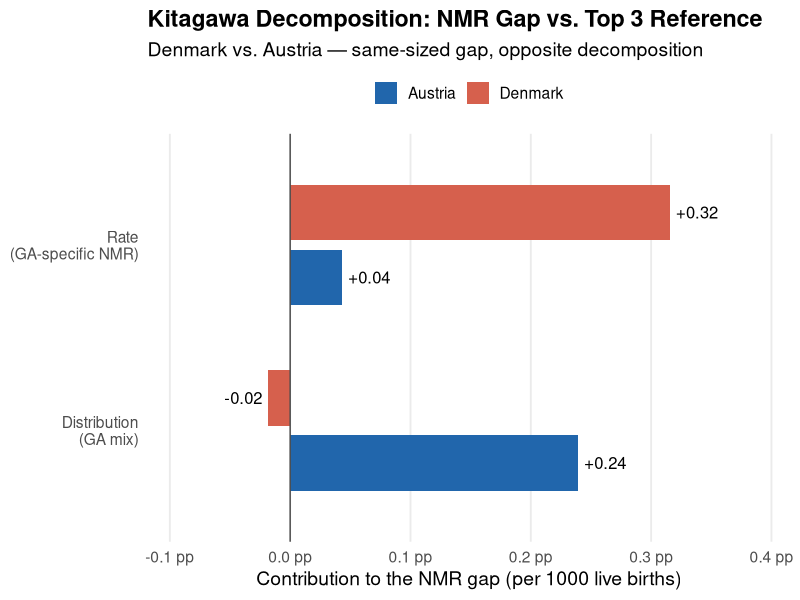
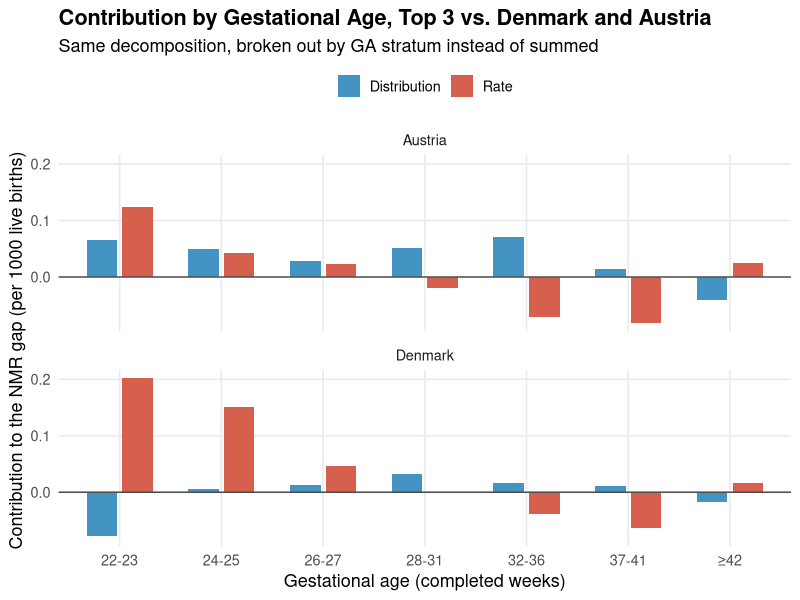

These figures' R source, in order: (Note: this script raises an error after producing the figures.)
# =============================================================================
# Kitagawa Decomposition of Neonatal Mortality Rate (NMR) Gaps
# Data: Sartorius et al. (2024, JAMA Network Open) Table 2, Euro-Peristat
#       Network, 2015-2020
#
# Reference population : "Top 3" = pooled Finland, Norway, Sweden
# Comparison countries  : Denmark, Austria
# Stratifier            : gestational age (GA) at birth, 7 completed-week
#                         groups (22-23, 24-25, 26-27, 28-31, 32-36, 37-41,
#                         >=42)
#
# Method: the classic symmetric Kitagawa (1955) two-factor decomposition
# (average-weights formula) -- the SAME formula used in the toy FI/NO
# board example, and the exact formula given in the paper's methods:
#
#   NMR_b - NMR_a = sum_i [(R_ai+R_bi)/2] (P_bi-P_ai)   [distribution effect]
#                 + sum_i [(P_ai+P_bi)/2] (R_bi-R_ai)   [rate effect]
#
# where a = reference (Top 3), b = comparison country (Denmark or Austria),
# R = GA-specific NMR per 1000 live births, P = share of live births per
# 1000 in that GA group.
#
# NOTE ON EXACT REPRODUCTION: Table 2 collapses gestational age into 7
# display bins, but the paper's own methods text says the formula is
# applied "for each GA (i)" -- almost certainly individual completed
# weeks, not these 7 aggregated bins. Reconstructing the decomposition
# from the published (aggregated, 2-decimal-rounded) Table 2 numbers
# therefore gets close to, but does not exactly reproduce, the paper's
# Table 3 percentages (Denmark: 0.0% / 100.0%; Austria: 92.9% / 7.1%).
# This script reproduces Denmark at roughly -6% / 106% and Austria at
# roughly 85% / 15% -- see the printed comparison at the end. Denmark's
# composition effect is a small residual of several much larger,
# mostly-canceling terms, so it is especially sensitive to this
# aggregation/rounding; Austria's is not (every stratum from 22-23
# through 37-41 points the same direction), which is why Austria's
# reproduction is closer to the published value than Denmark's.
# =============================================================================

library(tidyverse)
library(here)
library(glue)

# ── 0. Settings ───────────────────────────────────────────────────────────────

ga_levels    <- c("22-23", "24-25", "26-27", "28-31", "32-36", "37-41", "≥42")
REFERENCE    <- "Top 3"
COMPARISONS  <- c("Denmark", "Austria")
grp_colors   <- c("Top 3" = "#4D4D4D", "Denmark" = "#D6604D", "Austria" = "#2166AC")

# ── 1. Data (Sartorius et al. 2024, Table 2) ──────────────────────────────────
# Published rates and GA distributions, live births >= 22 weeks' GA.

sartorius_rates <- tibble(
  ga    = factor(rep(ga_levels, 3), levels = ga_levels),
  group = factor(rep(c(REFERENCE, COMPARISONS), each = 7),
                 levels = c(REFERENCE, COMPARISONS)),
  rate  = c(491.85, 174.53, 71.73, 30.89, 5.21, 0.52, 0.42,
            901.84, 326.15, 103.39, 30.95, 4.44, 0.45, 0.87,
            695.52, 212.26, 86.81, 27.93, 3.96, 0.43, 1.34)
)

sartorius_dist <- tibble(
  ga    = factor(rep(ga_levels, 3), levels = ga_levels),
  group = factor(rep(c(REFERENCE, COMPARISONS), each = 7),
                 levels = c(REFERENCE, COMPARISONS)),
  share = c(0.55, 0.99, 1.39, 5.40, 48.36, 893.32, 49.98,
            0.44, 1.01, 1.53, 6.43, 51.60, 916.99, 22.00,
            0.66, 1.25, 1.74, 7.17, 63.93, 922.33, 2.93)
)

# ── 2. Kitagawa decomposition function (symmetric / average-weights) ─────────
# Applies the exact formula above to one comparison country vs. the
# reference. Returns the stratum-level table plus the two totals.

kitagawa_decomp <- function(comparison) {
  wide <- sartorius_rates |>
    filter(group %in% c(REFERENCE, comparison)) |>
    left_join(
      sartorius_dist |> filter(group %in% c(REFERENCE, comparison)),
      by = c("ga", "group")
    ) |>
    pivot_wider(names_from = group, values_from = c(rate, share))

  names(wide) <- str_replace(names(wide), REFERENCE, "ref")
  names(wide) <- str_replace(names(wide), comparison, "cmp")

  kitagawa <- wide |>
    mutate(
      dP = share_cmp - share_ref,
      dR = rate_cmp  - rate_ref,
      Rbar = (rate_ref + rate_cmp) / 2,
      Pbar = (share_ref + share_cmp) / 2,
      distribution_effect = (dP / 1000) * Rbar,
      rate_effect         = (Pbar / 1000) * dR
    )

  crude_ref <- sum(wide$share_ref / 1000 * wide$rate_ref)
  crude_cmp <- sum(wide$share_cmp / 1000 * wide$rate_cmp)
  total_gap <- crude_cmp - crude_ref

  dist_total <- sum(kitagawa$distribution_effect)
  rate_total <- sum(kitagawa$rate_effect)

  list(
    comparison = comparison,
    kitagawa   = kitagawa,
    crude_ref  = crude_ref,
    crude_cmp  = crude_cmp,
    total_gap  = total_gap,
    dist_total = dist_total,
    rate_total = rate_total,
    dist_pct   = 100 * dist_total / total_gap,
    rate_pct   = 100 * rate_total / total_gap
  )
}

results <- map(COMPARISONS, kitagawa_decomp) |> set_names(COMPARISONS)

# ── 3. Print summary, with comparison to the paper's published Table 3 ───────

published <- tibble(
  comparison = c("Denmark", "Austria"),
  pub_dist_pct = c(0.0, 92.9),
  pub_rate_pct = c(100.0, 7.1)
)

summary_tbl <- map_dfr(results, \(r) tibble(
  comparison = r$comparison,
  crude_ref  = r$crude_ref,
  crude_cmp  = r$crude_cmp,
  total_gap  = r$total_gap,
  dist_pct   = r$dist_pct,
  rate_pct   = r$rate_pct
)) |>
  left_join(published, by = "comparison")

cat("\n-- Kitagawa decomposition: Top 3 vs. Denmark and Austria ------------\n")
cat(sprintf("Crude NMR, Top 3: %.2f per 1000\n\n", results[[1]]$crude_ref))
print(
  summary_tbl |> mutate(across(where(is.numeric), \(x) round(x, 1))),
  n = Inf
)
cat("\nNote: pub_dist_pct/pub_rate_pct are the paper's Table 3 values,\n")
cat("computed from finer (per-week) GA data than Table 2's 7 display bins.\n")

# ── 4. Reference-weighting sensitivity (as in the toy FI/NO example) ─────────
# Same idea as ess11-kitagawa-decomp.R: show how the composition/rate
# split shifts if you use one-sided (reference-only or comparison-only)
# weights instead of the symmetric average.

sensitivity <- map_dfr(COMPARISONS, function(cmp) {
  k <- results[[cmp]]$kitagawa
  total <- results[[cmp]]$total_gap

  ref_weighted <- k |> summarise(
    dist = sum((dP / 1000) * rate_ref),
    rate = sum((share_cmp / 1000) * dR)
  )
  cmp_weighted <- k |> summarise(
    dist = sum((dP / 1000) * rate_cmp),
    rate = sum((share_ref / 1000) * dR)
  )

  bind_rows(
    ref_weighted |> mutate(weights = "Top 3 reference"),
    cmp_weighted |> mutate(weights = glue("{cmp} reference")),
    tibble(dist = results[[cmp]]$dist_total, rate = results[[cmp]]$rate_total,
           weights = "Average (Kitagawa)")
  ) |>
    mutate(comparison = cmp, total = dist + rate,
           dist_pct = 100 * dist / total, rate_pct = 100 * rate / total)
})

cat("\n-- Reference-weighting sensitivity ------------------------------------\n")
print(
  sensitivity |>
    select(comparison, weights, dist_pct, rate_pct) |>
    mutate(across(where(is.numeric), \(x) round(x, 1))),
  n = Inf
)

# ── 5. Plot: decomposition summary (distribution vs. rate effect) ────────────

decomp_plot_data <- map_dfr(COMPARISONS, function(cmp) {
  r <- results[[cmp]]
  tibble(
    comparison = cmp,
    component  = c("Distribution\n(GA mix)", "Rate\n(GA-specific NMR)"),
    value      = c(r$dist_total, r$rate_total)
  )
})

plot_decomp <- ggplot(decomp_plot_data, aes(x = value, y = component, fill = comparison)) +
  geom_col(position = position_dodge(width = 0.7), width = 0.6) +
  geom_vline(xintercept = 0, colour = "grey30", linewidth = 0.5) +
  geom_text(aes(label = sprintf("%+.2f", value)),
            position = position_dodge(width = 0.7),
            hjust = if_else(decomp_plot_data$value >= 0, -0.15, 1.15),
            size = 4.2) +
  scale_fill_manual(values = grp_colors[COMPARISONS], name = NULL) +
  scale_x_continuous(labels = scales::label_number(suffix = " pp"),
                      expand = expansion(mult = 0.3)) +
  labs(
    title    = "Kitagawa Decomposition: NMR Gap vs. Top 3 Reference",
    subtitle = "Denmark vs. Austria — same-sized gap, opposite decomposition",
    x = "Contribution to the NMR gap (per 1000 live births)",
    y = NULL
  ) +
  theme_minimal(base_size = 14) +
  theme(
    plot.title       = element_text(face = "bold"),
    panel.grid.major.y = element_blank(),
    panel.grid.minor   = element_blank(),
    legend.position    = "top"
  )

print(plot_decomp)

# ── 6. Plot: stratum-level detail ─────────────────────────────────────────────

strata_detail <- map_dfr(COMPARISONS, function(cmp) {
  results[[cmp]]$kitagawa |>
    select(ga, distribution_effect, rate_effect) |>
    pivot_longer(c(distribution_effect, rate_effect),
                 names_to = "component", values_to = "value") |>
    mutate(
      comparison = cmp,
      component  = recode(component,
        distribution_effect = "Distribution",
        rate_effect          = "Rate"
      )
    )
})

plot_strata_detail <- ggplot(strata_detail, aes(x = ga, y = value, fill = component)) +
  geom_col(position = position_dodge(width = 0.7), width = 0.6) +
  geom_hline(yintercept = 0, colour = "grey30", linewidth = 0.5) +
  facet_wrap(~comparison, ncol = 1) +
  scale_fill_manual(values = c(Distribution = "#4393c3", Rate = "#d6604d")) +
  labs(
    title    = "Contribution by Gestational Age, Top 3 vs. Denmark and Austria",
    subtitle = "Same decomposition, broken out by GA stratum instead of summed",
    x = "Gestational age (completed weeks)",
    y = "Contribution to the NMR gap (per 1000 live births)",
    fill = NULL
  ) +
  theme_minimal(base_size = 13) +
  theme(
    plot.title       = element_text(face = "bold"),
    panel.grid.minor = element_blank(),
    legend.position  = "top"
  )

print(plot_strata_detail)

# ── 7. Save outputs ────────────────────────────────────────────────────────────

saveRDS(
  list(results = results, summary = summary_tbl, sensitivity = sensitivity),
  here("data", "sartorius-kitagawa-decomp.rds")
)

out_dir <- here("slides", "03-decomp", "figs")
dir.create(out_dir, recursive = TRUE, showWarnings = FALSE)

ggsave(file.path(out_dir, "sartorius_kitagawa_decomp.png"),
       plot_decomp, width = 8, height = 4, dpi = 200, bg = "white")

ggsave(file.path(out_dir, "sartorius_kitagawa_by_stratum.png"),
       plot_strata_detail, width = 8, height = 7, dpi = 200, bg = "white")

message("Figures saved to: ", out_dir)
